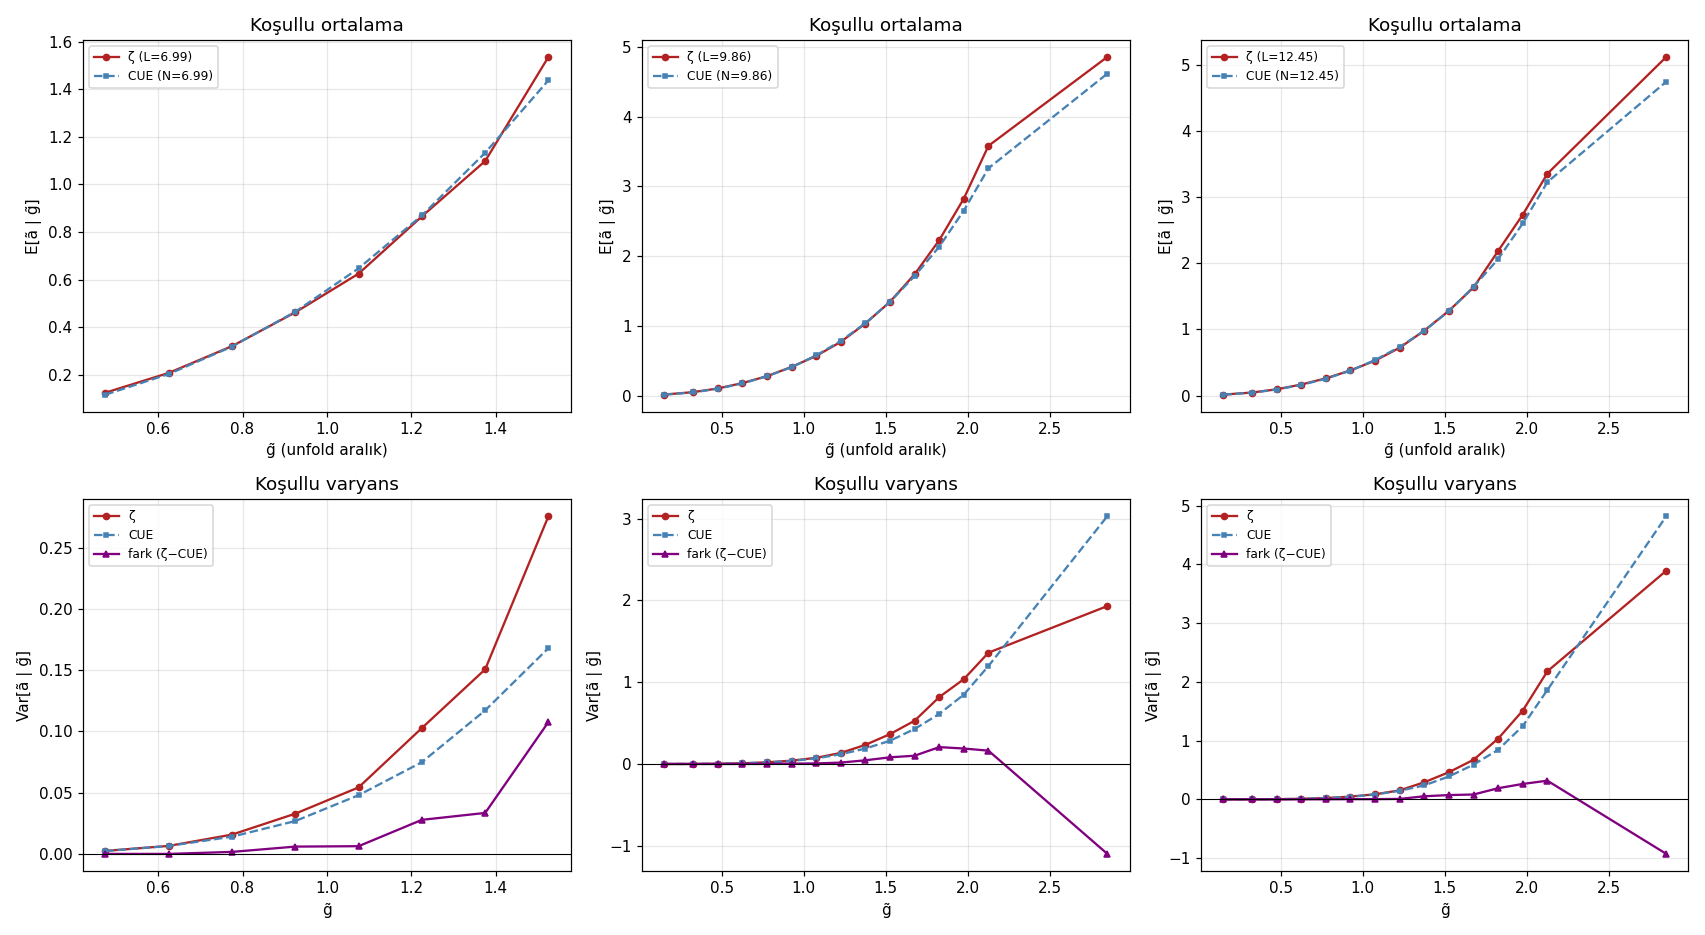

Here is the Python script that generated this plot:
"""
43 — AÇIĞIN ANATOMİSİ: −0.019 NEREDE YAŞIYOR? (16 Ağustos 2026, gece)
======================================================================

r_ζ − r_CUE(N=L) = −0.019. İki aday mekanizma:

(a) KOŞULLU ORTALAMA: E[ã | g̃] eğrisi ζ'da daha yatık
    → boşluk-tepe bağının kendisi zayıf
(b) KOŞULLU VARYANS: eğri aynı, ama ζ'da boşluktan BAĞIMSIZ ekstra
    genlik varyansı var → asal-salınım mekanizması (explicit formula
    dalgaları tek aralıktan uzun periyotlu: p=2 için periyot 2π/log2 ≈ 9.1,
    L=10'da ~15 aralık — aralığa göre "sabit arka plan" gibi davranır)

Öngörü (b) ise: Var_ζ(ã|g̃) − Var_CUE(ã|g̃) ≈ SABİT > 0 tüm g̃ binlerinde.

Test: 3 ζ penceresi (L ≈ 7.0, 9.9, 12.4) vs CUE (N=L'ye interp edilmiş
koşullu eğriler). Her iki taraf da unfold edilmiş: mean(g̃)=1, mean(ã²)=1.
"""

import numpy as np
import matplotlib.pyplot as plt
from pathlib import Path

rng = np.random.default_rng(43)
HERE = Path(__file__).resolve().parent
TWO_PI = 2 * np.pi
A = (np.e**2 - 5) / 2
B0, B1 = 2.7580, -0.0543

BINS = np.concatenate([[0.05], np.linspace(0.25, 2.2, 14), [3.5]])  # g̃ bin kenarları
BC = 0.5 * (BINS[:-1] + BINS[1:])

def bin_stats(g, a):
    """g̃ binlerinde koşullu ortalama ve varyans."""
    mean = np.full(len(BC), np.nan)
    var = np.full(len(BC), np.nan)
    cnt = np.zeros(len(BC), dtype=int)
    idx = np.digitize(g, BINS) - 1
    for i in range(len(BC)):
        m = idx == i
        if m.sum() >= 200:
            mean[i] = a[m].mean()
            var[i] = a[m].var()
            cnt[i] = m.sum()
    return mean, var, cnt

# ---------------------------------------------------------------
# 1) ZETA pencereleri
# ---------------------------------------------------------------
d36 = np.load(HERE / "36_T100k.npz")
d41 = np.load(HERE / "41_bigT_windows.npz")

def zeta_window(gaps, amps, tmid):
    L = np.log(tmid / TWO_PI)
    g = gaps * L / TWO_PI
    a = amps / np.sqrt(A * L + B0 + B1 / L)
    a /= np.sqrt((a**2).mean())  # tam normalize (şekil kıyası için)
    return L.mean(), g, a

# L≈7.0 penceresi (36'dan), L≈9.9 ve 12.4 (41'den)
edges = np.geomspace(d36["t_mid"][0], d36["t_mid"][-1] * 1.0001, 13)
m7 = (d36["t_mid"] >= edges[8]) & (d36["t_mid"] < edges[9])
zw = [
    zeta_window(d36["intervals"][m7], d36["max_amps"][m7], d36["t_mid"][m7]),
    zeta_window(d41["gaps_120k"], d41["amps_120k"], d41["tmid_120k"]),
    zeta_window(d41["gaps_1600k"], d41["amps_1600k"], d41["tmid_1600k"]),
]
print("ζ pencereleri:", [f"L={w[0]:.2f} (n={len(w[1])})" for w in zw])

# ---------------------------------------------------------------
# 2) CUE koşullu eğrileri (N=6..14, 300k aralık/N)
# ---------------------------------------------------------------
def haar_unitary_batch(M, N):
    G = (rng.standard_normal((M, N, N)) + 1j * rng.standard_normal((M, N, N))) / np.sqrt(2)
    Q, R = np.linalg.qr(G)
    diag = np.einsum("mii->mi", R)
    return Q * (diag / np.abs(diag))[:, None, :]

def cue_curves(N, n_gaps=300000, grid=48, chunk=1200):
    M = int(np.ceil(n_gaps / N))
    gs, ms = [], []
    for s in range(0, M, chunk):
        m = min(chunk, M - s)
        U = haar_unitary_batch(m, N)
        ph = np.sort(np.angle(np.linalg.eigvals(U)), axis=1)
        gaps = np.diff(np.concatenate([ph, ph[:, :1] + TWO_PI], axis=1), axis=1)
        u = np.arange(1, grid + 1) / (grid + 1)
        th = ph[:, :, None] + gaps[:, :, None] * u[None, None, :]
        df = th[:, :, :, None] - ph[:, None, None, :]
        amp = np.prod(2 * np.abs(np.sin(df / 2)), axis=-1)
        gs.append(gaps.ravel()); ms.append(amp.max(axis=-1).ravel())
    g = np.concatenate(gs) * N / TWO_PI          # unfold
    a = np.concatenate(ms)
    a /= np.sqrt((a**2).mean())
    return bin_stats(g, a)

print("CUE eğrileri hesaplanıyor (N=6..14)...")
Ns = np.arange(6, 15)
cueM, cueV = {}, {}
for N in Ns:
    mN, vN, _ = cue_curves(N)
    cueM[N], cueV[N] = mN, vN
    print(f"  N={N} tamam")

def cue_interp(L, table):
    """N=L'ye lineer interpolasyon (komşu iki tam N'den)."""
    N0 = int(np.floor(L)); w = L - N0
    N0 = max(min(N0, Ns[-1] - 1), Ns[0])
    return (1 - w) * table[N0] + w * table[N0 + 1]

# ---------------------------------------------------------------
# 3) KARŞILAŞTIRMA
# ---------------------------------------------------------------
fig, axes = plt.subplots(2, 3, figsize=(15.5, 8.5))
print("\nSONUÇLAR:")
for j, (Lv, g, a) in enumerate(zw):
    zM, zV, zc = bin_stats(g, a)
    cM = cue_interp(Lv, cueM)
    cV = cue_interp(Lv, cueV)
    ok = ~np.isnan(zM) & ~np.isnan(cM)

    dM = zM - cM
    dV = zV - cV
    # ağırlıklı (bin nüfusu) özet
    w = zc[ok]
    print(f"\n  L={Lv:.2f}:")
    print(f"    ortalama eğri farkı  <ζ−CUE> : {np.average(dM[ok], weights=w):+.4f} "
          f"(bin RMS {np.sqrt(np.average(dM[ok]**2, weights=w)):.4f})")
    print(f"    varyans farkı  <Varζ−VarCUE> : {np.average(dV[ok], weights=w):+.4f}")
    print(f"    varyans farkı bin-bin        : "
          + " ".join(f"{x:+.3f}" for x in dV[ok]))

    ax = axes[0, j]
    ax.plot(BC[ok], zM[ok], "o-", ms=4, c="firebrick", label=f"ζ (L={Lv:.2f})")
    ax.plot(BC[ok], cM[ok], "s--", ms=3, c="steelblue", label=f"CUE (N={Lv:.2f})")
    ax.set_xlabel("g̃ (unfold aralık)"); ax.set_ylabel("E[ã | g̃]")
    ax.set_title("Koşullu ortalama"); ax.legend(fontsize=8); ax.grid(alpha=0.3)

    ax = axes[1, j]
    ax.plot(BC[ok], zV[ok], "o-", ms=4, c="firebrick", label="ζ")
    ax.plot(BC[ok], cV[ok], "s--", ms=3, c="steelblue", label="CUE")
    ax.plot(BC[ok], dV[ok], "^-", ms=4, c="purple", label="fark (ζ−CUE)")
    ax.axhline(0, color="k", lw=0.7)
    ax.set_xlabel("g̃"); ax.set_ylabel("Var[ã | g̃]")
    ax.set_title("Koşullu varyans"); ax.legend(fontsize=8); ax.grid(alpha=0.3)

plt.tight_layout()
out = HERE / "43_acik_anatomisi.png"
plt.savefig(out, dpi=110)
print(f"\nGrafik: {out.name}")
